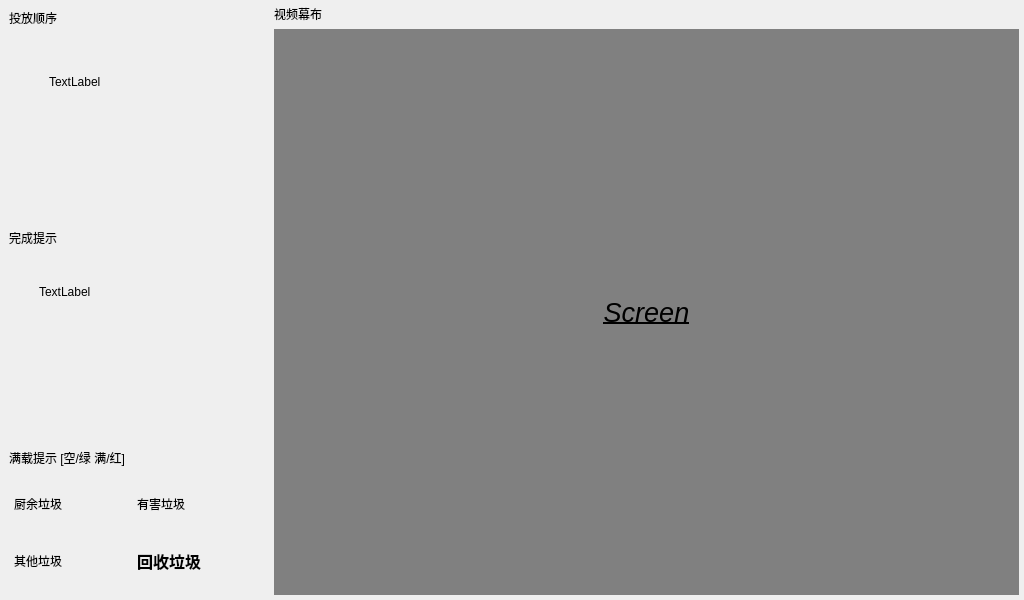
<?xml version="1.0" encoding="UTF-8"?>
<ui version="4.0">
 <class>Form</class>
 <widget class="QWidget" name="Form">
  <property name="geometry">
   <rect>
    <x>0</x>
    <y>0</y>
    <width>1024</width>
    <height>600</height>
   </rect>
  </property>
  <property name="maximumSize">
   <size>
    <width>1024</width>
    <height>600</height>
   </size>
  </property>
  <property name="windowTitle">
   <string>Form</string>
  </property>
  <property name="styleSheet">
   <string notr="true">QLabel[isFullLabel=true]{/*满载提示统一设置*/
	background-color:rgb(55,173,107);/*背景色-默认绿色*/
	color:white;/*字体颜色*/
	font:bold;/*字体加粗*/
	font-size:12pt;/*设置字点大小*/
    qproperty-alignment: AlignCenter;/*上下居中*/
}
QLabel[isFulled=true]{/*满载变红*/
	background-color:#c93756;/*红色*/
}
#label_screen{
	background-color:gray;
}</string>
  </property>
  <layout class="QHBoxLayout" name="horizontalLayout" stretch="0,0">
   <property name="leftMargin">
    <number>0</number>
   </property>
   <property name="topMargin">
    <number>0</number>
   </property>
   <property name="rightMargin">
    <number>0</number>
   </property>
   <property name="bottomMargin">
    <number>0</number>
   </property>
   <item>
    <widget class="QWidget" name="widget_2" native="true">
     <layout class="QVBoxLayout" name="verticalLayout" stretch="3,3,2">
      <item>
       <widget class="QWidget" name="widget_3" native="true">
        <layout class="QVBoxLayout" name="verticalLayout_2">
         <property name="leftMargin">
          <number>0</number>
         </property>
         <property name="topMargin">
          <number>0</number>
         </property>
         <property name="rightMargin">
          <number>0</number>
         </property>
         <property name="bottomMargin">
          <number>0</number>
         </property>
         <item>
          <widget class="QLabel" name="label_2">
           <property name="sizePolicy">
            <sizepolicy hsizetype="Preferred" vsizetype="Maximum">
             <horstretch>0</horstretch>
             <verstretch>0</verstretch>
            </sizepolicy>
           </property>
           <property name="text">
            <string>投放顺序</string>
           </property>
          </widget>
         </item>
         <item>
          <widget class="QWidget" name="widget_6" native="true">
           <widget class="QLabel" name="label_10">
            <property name="geometry">
             <rect>
              <x>40</x>
              <y>40</y>
              <width>81</width>
              <height>18</height>
             </rect>
            </property>
            <property name="text">
             <string>TextLabel</string>
            </property>
           </widget>
          </widget>
         </item>
        </layout>
       </widget>
      </item>
      <item>
       <widget class="QWidget" name="widget_4" native="true">
        <layout class="QVBoxLayout" name="verticalLayout_3">
         <property name="leftMargin">
          <number>0</number>
         </property>
         <property name="topMargin">
          <number>0</number>
         </property>
         <property name="rightMargin">
          <number>0</number>
         </property>
         <property name="bottomMargin">
          <number>0</number>
         </property>
         <item>
          <widget class="QLabel" name="label_3">
           <property name="sizePolicy">
            <sizepolicy hsizetype="Preferred" vsizetype="Maximum">
             <horstretch>0</horstretch>
             <verstretch>0</verstretch>
            </sizepolicy>
           </property>
           <property name="text">
            <string>完成提示</string>
           </property>
          </widget>
         </item>
         <item>
          <widget class="QWidget" name="widget_7" native="true">
           <widget class="QLabel" name="label">
            <property name="geometry">
             <rect>
              <x>30</x>
              <y>30</y>
              <width>81</width>
              <height>18</height>
             </rect>
            </property>
            <property name="text">
             <string>TextLabel</string>
            </property>
           </widget>
          </widget>
         </item>
        </layout>
       </widget>
      </item>
      <item>
       <widget class="QWidget" name="widget_5" native="true">
        <layout class="QVBoxLayout" name="verticalLayout_4">
         <property name="leftMargin">
          <number>0</number>
         </property>
         <property name="topMargin">
          <number>0</number>
         </property>
         <property name="rightMargin">
          <number>0</number>
         </property>
         <property name="bottomMargin">
          <number>0</number>
         </property>
         <item>
          <widget class="QLabel" name="label_4">
           <property name="sizePolicy">
            <sizepolicy hsizetype="Preferred" vsizetype="Maximum">
             <horstretch>0</horstretch>
             <verstretch>0</verstretch>
            </sizepolicy>
           </property>
           <property name="text">
            <string>满载提示 [空/绿 满/红]</string>
           </property>
          </widget>
         </item>
         <item>
          <widget class="QWidget" name="widget_8" native="true">
           <layout class="QGridLayout" name="gridLayout">
            <property name="leftMargin">
             <number>5</number>
            </property>
            <property name="topMargin">
             <number>5</number>
            </property>
            <property name="rightMargin">
             <number>5</number>
            </property>
            <property name="bottomMargin">
             <number>5</number>
            </property>
            <item row="0" column="0">
             <widget class="QLabel" name="label_full_0">
              <property name="text">
               <string>厨余垃圾</string>
              </property>
              <property name="isFullLabel" stdset="0">
               <bool>true</bool>
              </property>
              <property name="isFulled" stdset="0">
               <bool>false</bool>
              </property>
             </widget>
            </item>
            <item row="0" column="1">
             <widget class="QLabel" name="label_full_1">
              <property name="text">
               <string>有害垃圾</string>
              </property>
              <property name="isFullLabel" stdset="0">
               <bool>true</bool>
              </property>
              <property name="isFulled" stdset="0">
               <bool>false</bool>
              </property>
             </widget>
            </item>
            <item row="1" column="0">
             <widget class="QLabel" name="label_full_2">
              <property name="text">
               <string>其他垃圾</string>
              </property>
              <property name="isFullLabel" stdset="0">
               <bool>true</bool>
              </property>
              <property name="isFulled" stdset="0">
               <bool>false</bool>
              </property>
             </widget>
            </item>
            <item row="1" column="1">
             <widget class="QLabel" name="label_full_3">
              <property name="font">
               <font>
                <pointsize>12</pointsize>
                <weight>75</weight>
                <italic>false</italic>
                <bold>true</bold>
               </font>
              </property>
              <property name="text">
               <string>回收垃圾</string>
              </property>
              <property name="isFullLabel" stdset="0">
               <bool>true</bool>
              </property>
              <property name="isFulled" stdset="0">
               <bool>true</bool>
              </property>
             </widget>
            </item>
           </layout>
          </widget>
         </item>
        </layout>
       </widget>
      </item>
     </layout>
    </widget>
   </item>
   <item>
    <widget class="QWidget" name="widget" native="true">
     <property name="minimumSize">
      <size>
       <width>750</width>
       <height>0</height>
      </size>
     </property>
     <property name="maximumSize">
      <size>
       <width>750</width>
       <height>600</height>
      </size>
     </property>
     <layout class="QVBoxLayout" name="verticalLayout_5">
      <property name="leftMargin">
       <number>0</number>
      </property>
      <property name="topMargin">
       <number>5</number>
      </property>
      <property name="rightMargin">
       <number>5</number>
      </property>
      <property name="bottomMargin">
       <number>5</number>
      </property>
      <item>
       <widget class="QLabel" name="label_5">
        <property name="sizePolicy">
         <sizepolicy hsizetype="Preferred" vsizetype="Maximum">
          <horstretch>0</horstretch>
          <verstretch>0</verstretch>
         </sizepolicy>
        </property>
        <property name="text">
         <string>视频幕布</string>
        </property>
       </widget>
      </item>
      <item>
       <widget class="QLabel" name="label_screen">
        <property name="font">
         <font>
          <pointsize>20</pointsize>
          <italic>true</italic>
          <underline>true</underline>
         </font>
        </property>
        <property name="text">
         <string>Screen</string>
        </property>
        <property name="alignment">
         <set>Qt::AlignCenter</set>
        </property>
       </widget>
      </item>
     </layout>
    </widget>
   </item>
  </layout>
 </widget>
 <resources/>
 <connections/>
</ui>
